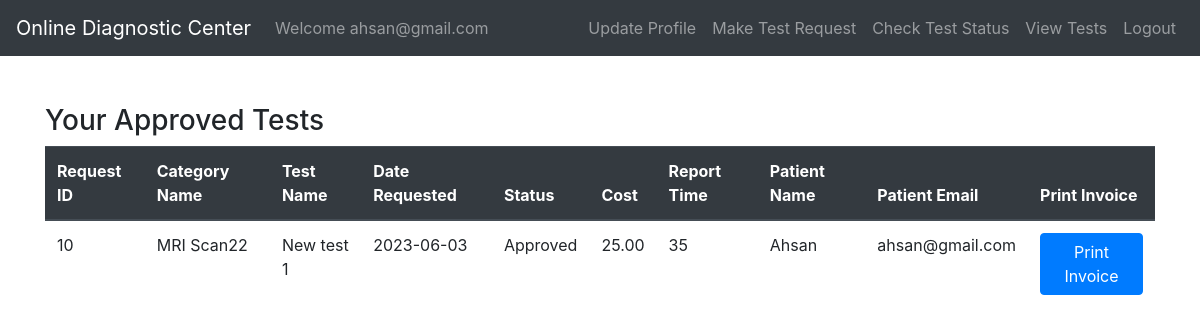
Screenshot of /patient_tests.php (signed in) with the database file from the repository.
### tables this page shows
CREATE TABLE `test_requests` (
  `request_id` int(11) NOT NULL,
  `patient_name` varchar(100) NOT NULL,
  `test_id` int(11) NOT NULL,
  `patient_email` varchar(100) NOT NULL,
  `patient_contactno` varchar(15) NOT NULL,
  `status` varchar(10) NOT NULL,
  `date_requested` date NOT NULL,
  `test_name` varchar(100) NOT NULL,
  `cost` decimal(10,2) NOT NULL,
  `reporting_time` int(11) NOT NULL,
  `category_id` int(11) NOT NULL,
  `category_name` varchar(100) NOT NULL
);

CREATE TABLE `test_details` (
  `test_id` int(11) NOT NULL,
  `test_name` varchar(100) NOT NULL,
  `category_id` int(11) DEFAULT NULL,
  `cost` decimal(10,2) DEFAULT NULL,
  `reporting_time` varchar(50) DEFAULT NULL,
  `category_name` varchar(255) DEFAULT NULL
);

CREATE TABLE `members` (
  `id` int(11) NOT NULL,
  `Username` varchar(255) NOT NULL,
  `Email` varchar(255) NOT NULL,
  `contactno` varchar(50) NOT NULL,
  `Password` varchar(255) NOT NULL
);

### patient_tests.php (the view, shortened to what this page needs)
<?php
include('connection.php');
$patientId = $_SESSION['id'];
$query = "SELECT Username, Email, contactno FROM members WHERE id = $patientId";
$result = mysqli_query($conn, $query);
$row = mysqli_fetch_assoc($result);
$patientName = $row['Username'];
$patientEmail = $row['Email'];
$testQuery = "SELECT tr.request_id, td.test_name, td.category_name, tr.date_requested, tr.status, tr.cost, tr.reporting_time
              FROM test_requests tr
              JOIN test_details td ON tr.test_id = td.test_id
              WHERE tr.patient_name = '$patientName' AND tr.status = 'approved'";
$tests = mysqli_query($conn, $testQuery);
?>
<!DOCTYPE html>
<html>
<head>
    <link rel="stylesheet" href="https://stackpath.bootstrapcdn.com/bootstrap/4.3.1/css/bootstrap.min.css">
</head>
<body>
<?php include('navbar.php'); ?>
<div class="container mt-5">
    <h3>Your Approved Tests</h3>
    <table class="table">
        <thead class="thead-dark">
            <tr>
                <th>Request ID</th>
                <th>Category Name</th>
                <th>Test Name</th>
                <th>Date Requested</th>
                <th>Status</th>
                <th>Cost</th>
                <th>Report Time</th>
                <th>Patient Name</th>
                <th>Patient Email</th>
                <th>Print Invoice</th>
            </tr>
        </thead>
        <tbody>
            <?php while ($test = mysqli_fetch_assoc($tests)) { ?>
                <tr>
                    <td><?php echo $test['request_id']; ?></td>
                    <td><?php echo $test['category_name']; ?></td>
                    <td><?php echo $test['test_name']; ?></td>
                    <td><?php echo $test['date_requested']; ?></td>
                    <td><?php echo $test['status']; ?></td>
                    <td><?php echo $test['cost']; ?></td>
                    <td><?php echo $test['reporting_time']; ?></td>
                    <td><?php echo $patientName; ?></td>
                    <td><?php echo $patientEmail; ?></td>
                    <td>
                    <a href="print_invoice.php?request_id=<?php echo urlencode($test['request_id']); ?>&test_name=<?php echo urlencode($test['test_name']); ?>&category_name=<?php echo urlencode($test['category_name']); ?>&date_requested=<?php echo urlencode($test['date_requested']); ?>&patient_name=<?php echo urlencode($patientName); ?>&patient_email=<?php echo urlencode($patientEmail); ?>&cost=<?php echo urlencode($test['cost']); ?>&reporting_time=<?php echo urlencode($test['reporting_time']); ?>" target="_blank" class="btn btn-primary">Print Invoice</a>
                    </td>
                </tr>
            <?php } ?>
        </tbody>
    </table>
</div>
</body>
</html>

### rows the page displays
test_requests: request_id "10", test.category_name "MRI Scan22", test.test_name "New test 1", date_requested "2023-06-03", status "Approved", cost "25.00", reporting_time "35"
members: Username "Ahsan", Email "ahsan@gmail.com"

### other values shown
$_SESSION['email'] "ahsan@gmail.com"
